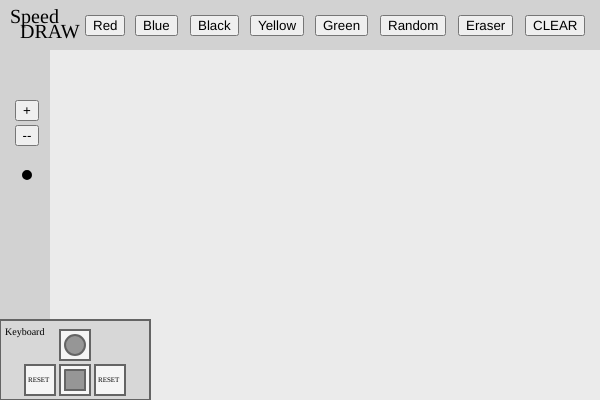
Frame 1 (no input)
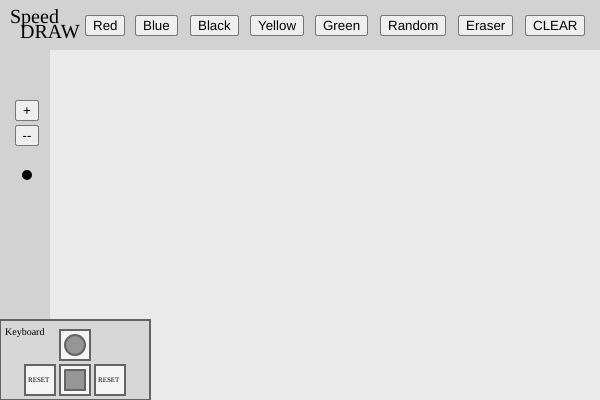
Frame 60 (no input)
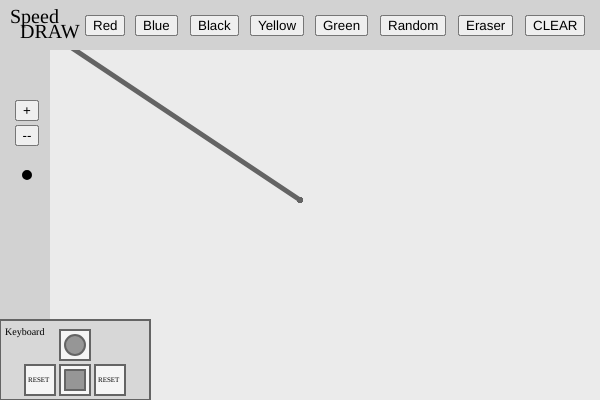
Frame 120 (the mouse pressed at the canvas centre since frame 60)

The p5.js sketch that drew these frames (run headless with seeded random() and noise() and a simulated clock; from frame 60 on, the mouse is pressed at the canvas centre):

// p5.js sketch
// ── sketch.js
function setup() {
  createCanvas(600, 400);
  background(200);
  fill(235)
  strokeWeight(2)
  rect (49,49,576,375)
  strokeWeight(0)
  fill(200)
  x = 5
  y = 'black'
  var colorR
  var colorG
  var colorB
  }

function draw() {

  //limitation of pen
  fill(210)
  strokeWeight(0)
  stroke(100)
  rect (0,0, width, 50)
  rect (0,0, 50, height)
  fill(215)
  strokeWeight(2)
  rect (0,320,150,80)
  fill(245)
  rect (60,330,30)
  rect (60,365,30)
  rect (25,365,30)
  rect (95,365,30)
  fill(150)
  ellipse(75,345,20)
  strokeWeight(x)
  stroke(y) //show pen color
  ellipse(27,175,5)
  
  strokeWeight(2)
  stroke(100)
  beginShape()
  vertex (65,370)
  vertex (65,390)
  vertex (85,390)
  vertex (85,370)
  vertex (65,370)
  endShape()
  strokeWeight(0)
  fill(0)
  textSize(7)
  textFont('blahblahblah') //just to reset
  text('RESET', 98,382)
  text('RESET', 28,382)
  textSize(10)
  text('Keyboard', 5,335)
  textSize(20)
  textFont('Caveat')
  fill(y) //show pen color
  text('Speed', 10,23)
  text('DRAW', 20, 38)
  
  //stroke(y)
  strokeWeight(x)
  buttonA = createButton ('Red')
  buttonA.position (85,15)
  buttonA.mousePressed(changeRD)
 
  buttonB = createButton ('Blue')
  buttonB.position (135,15)
  buttonB.mousePressed(changeBL)
  
  buttonC = createButton ('Black')
  buttonC.position (190,15)
  buttonC.mousePressed(changeBK)
  
  buttonD = createButton ('Yellow')
  buttonD.position (250,15)
  buttonD.mousePressed(changeYL)
  
  buttonE = createButton ('Green')
  buttonE.position (315,15)
  buttonE.mousePressed(changeGR)
  
  buttonF = createButton ('+')
  buttonF.position (15,100)
  buttonF.mousePressed(plus)
  
  buttonF = createButton ('--')
  buttonF.position (14.5,125)
  buttonF.mousePressed(minus)

  buttonY = createButton ('Eraser')
  buttonY.position (458,15)
  buttonY.mousePressed(eraseS)
  
  buttonX = createButton ('CLEAR')
  buttonX.position (525,15)
  buttonX.mousePressed(clearS)
  
  buttonZ = createButton ('Random')
  buttonZ.position (380,15)
  buttonZ.mousePressed(changeRandom)
  
  
  //SHAPE BUTTONS
  if (keyCode === UP_ARROW){
    if (mouseIsPressed){
      fill(y)
      strokeWeight(0)
      circle (mouseX, mouseY, x*2)
  }
  }
    
  if (keyCode === DOWN_ARROW){
    if (mouseIsPressed){
      fill(y)
      strokeWeight(0)
      rect (mouseX-(x/3 *2), mouseY-(x/3 *2), x*1.5)

    }
  }
  
  
  //RESET BUTTONS
  if (keyCode === LEFT_ARROW){
    if (mouseIsPressed){
      strokeWeight(x)

    }
  }
  
  if (keyCode === RIGHT_ARROW){
    if (mouseIsPressed){
      strokeWeight(x)}}
  
  
  //DRAW FUNCTION
  if (mouseIsPressed){
    //if (mouseX > 49 && mouseY > 50){
    //stroke(y)
    line (pmouseX, pmouseY, mouseX, mouseY)
    }

//}

}

function changeRandom(){
  //let randomColors = ['red','green','blue','orange','yellow','grey','pink','purple','white','lightgreen','lightblue','darkblue','darkgreen','brown','forestgreen','black','']
  //y = random(255)
  stroke(random(255), random(255), random(255))
  stroke(random(255), random(255), random(255));
  
  console.log("random")
  
}

function plus(){
  if (x <= 30 && x >= 1){
  x = x+2
}
}

function minus(){
  if (x <= 30 && x >= 2){
  x = x-2
}
}

function clearS(){
  strokeWeight(0)
  fill(235)
  rect (50,50,575,375)
  //clear()
  //background(235)
}
  
function eraseS(){
  y = (235)
  stroke(y)
}
 
function changeRD(){
  y = 'red'
  stroke(y)
}
 
function changeBL(){
  y = 'blue'
  stroke(y)
}
  
function changeBK(){
  y = 'black'
  stroke(y)
}

function changeYL(){
  y = 'yellow'
  stroke(y)
}
  
function changeGR(){
  y = 'green'
  stroke(y)
}
